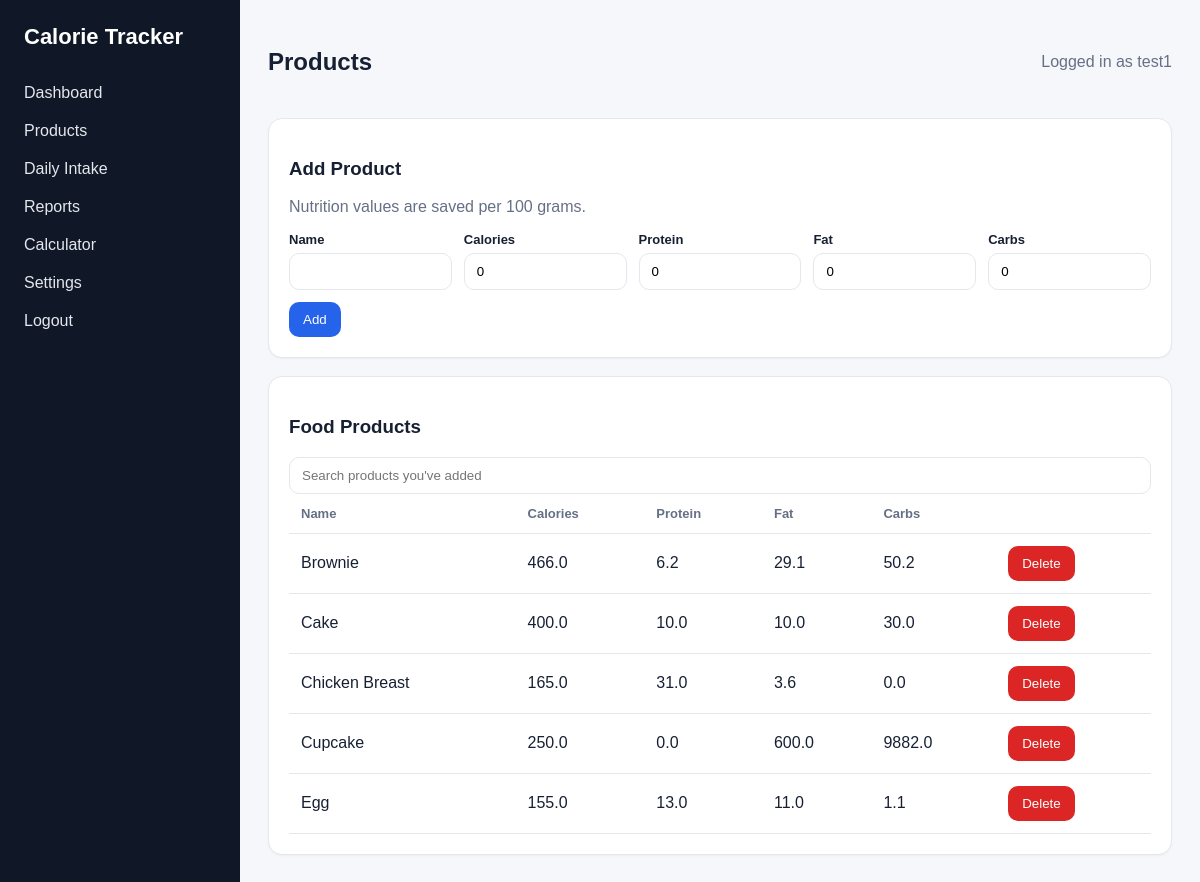
Screenshot of /products (signed in) with the database file from the repository.
### tables this page shows
CREATE TABLE "products" (id INTEGER PRIMARY KEY AUTOINCREMENT, name TEXT NOT NULL UNIQUE, calories REAL NOT NULL DEFAULT 0, protein REAL NOT NULL DEFAULT 0, fat REAL NOT NULL DEFAULT 0, carbs REAL NOT NULL DEFAULT 0, created_at TEXT NOT NULL DEFAULT CURRENT_TIMESTAMP, created_by TEXT REFERENCES Users (username) ON DELETE CASCADE);

### CaloriesTracker/app.py (the view, shortened to what this page needs)
@app.route("/products", methods=["GET", "POST"])
@login_required
def products():
    db = get_db()
    rows = db.execute("SELECT * FROM products WHERE created_by = ? OR created_by IS NULL ORDER BY name", (session["username"],)).fetchall()
    return render_template("products.html", products=rows)

### CaloriesTracker/app.py (called while the page is built)
def get_db() -> sqlite3.Connection:
    if "db" not in g:
        conn = sqlite3.connect(DB_PATH)
        conn.row_factory = sqlite3.Row
        g.db = conn
    return g.db

def login_required(view):
    @wraps(view)
    def wrapped_view(*args, **kwargs):
        if not session.get("logged_in"):
            return redirect(url_for("login"))
        return view(*args, **kwargs)
    return wrapped_view

### CaloriesTracker/templates/products.html (shortened to what this page needs)
{% extends 'base.html' %}
{% set title = 'Products' %}
{% set heading = 'Products' %}
{% block content %}
<div class="card">
    <h3>Add Product</h3>
    <p class="muted">Nutrition values are saved per 100 grams.</p>
    <form method="post" class="form-row">
        <div><label>Name</label><input name="name" required></div>
        <div><label>Calories</label><input name="calories" type="number" step="0.1" value="0"></div>
        <div><label>Protein</label><input name="protein" type="number" step="0.1" value="0"></div>
        <div><label>Fat</label><input name="fat" type="number" step="0.1" value="0"></div>
        <div><label>Carbs</label><input name="carbs" type="number" step="0.1" value="0"></div>
        <div><button type="submit">Add</button></div>
    </form>
</div>
<div class="card">
    <h3>Food Products</h3>
    <div class="input-group">
        <input id="productSearch" type="search" placeholder="Search products you've added">
    </div>
    <table id="foodTable">
        <thead><tr><th>Name</th><th>Calories</th><th>Protein</th><th>Fat</th><th>Carbs</th><th></th></tr></thead>
        <tbody>
            {% for p in products %}
            <tr>
                <td>{{ p.name }}</td>
                <td>{{ p.calories }}</td>
                <td>{{ p.protein }}</td>
                <td>{{ p.fat }}</td>
                <td>{{ p.carbs }}</td>
                <td>
                    <form class="inline-form" method="post" action="{{ url_for('delete_product', product_id=p.id) }}">
                        <button class="danger" type="submit">Delete</button>
                    </form>
                </td>
            </tr>
            {% else %}
            <tr><td colspan="6">No products added yet.</td></tr>
            {% endfor %}
        </tbody>
    </table>
</div>
{% endblock %}

### CaloriesTracker/templates/base.html (shortened to what this page needs)
<!doctype html>
<html lang="en">
<head>
    <link rel="stylesheet" href="{{ url_for('static', filename='style.css') }}">
</head>
<body>
    {% if session.get('logged_in') %}
    <div class="shell">
        <aside class="sidebar">
            <h1>Calorie Tracker</h1>
            <nav>
                <a href="{{ url_for('dashboard') }}">Dashboard</a>
                <a href="{{ url_for('products') }}">Products</a>
                <a href="{{ url_for('intake') }}">Daily Intake</a>
                <a href="{{ url_for('reports') }}">Reports</a>
                <a href="{{ url_for('calculator') }}">Calculator</a>
                <a href="{{ url_for('settings') }}">Settings</a>
                <a href="{{ url_for('logout') }}">Logout</a>
            </nav>
        </aside>
        <main class="main">
            <div class="topbar">
                <div>
                    <h2>{{ heading or title or 'Dashboard' }}</h2>
                </div>
                <div class="muted">Logged in as {{ session.get('username') }}</div>
            </div>
            {% block content %}{% endblock %}
        </main>
    </div>
    {% else %}
    {% include '_messages.html' %}
    {% block public_content %}{% endblock %}
    {% endif %}
</body>
</html>

### CaloriesTracker/static/style.css (style rules this page uses)
:root { --bg: #f5f7fb; --card: #ffffff; --text: #172033; --muted: #667085; --line: #e4e7ec; --primary: #2563eb; --danger: #dc2626; --success: #15803d; }
* { box-sizing: border-box; }
body { margin: 0; background: var(--bg); color: var(--text); font-family: Arial, Helvetica, sans-serif; }
a { color: var(--primary); text-decoration: none; }
.shell { display: grid; grid-template-columns: 240px 1fr; min-height: 100vh; }
.sidebar { background: #101828; color: white; padding: 24px; }
.sidebar h1 { font-size: 22px; margin: 0 0 24px; }
.sidebar nav a { display: block; color: #e4e7ec; padding: 10px 0; }
.main { padding: 28px; }
.topbar { display: flex; justify-content: space-between; align-items: center; margin-bottom: 22px; }
.card { background: var(--card); border: 1px solid var(--line); border-radius: 14px; padding: 20px; margin-bottom: 18px; box-shadow: 0 1px 2px rgba(16,24,40,.04); }
.form-row { display: grid; grid-template-columns: repeat(5, 1fr); gap: 12px; align-items: end; }
label { display: block; font-weight: 700; font-size: 13px; margin-bottom: 6px; }
input, select { width: 100%; padding: 10px 12px; border: 1px solid var(--line); border-radius: 10px; background: white; }
button, .button { border: 0; background: var(--primary); color: white; padding: 10px 14px; border-radius: 10px; cursor: pointer; display: inline-block; }
button.danger { background: var(--danger); }
table { width: 100%; border-collapse: collapse; background: white; }
th, td { text-align: left; padding: 12px; border-bottom: 1px solid var(--line); }
th { color: var(--muted); font-size: 13px; }
.muted { color: var(--muted); }
.inline-form { display: inline; }

### rows the page displays
products: name "Brownie", calories "466.0", protein "6.2", fat "29.1", carbs "50.2"
products: name "Cake", calories "400.0", protein "10.0", fat "10.0", carbs "30.0"
products: name "Chicken Breast", calories "165.0", protein "31.0", fat "3.6", carbs "0.0"
products: name "Cupcake", calories "250.0", protein "0.0", fat "600.0", carbs "9882.0"
products: name "Egg", calories "155.0", protein "13.0", fat "11.0", carbs "1.1"

### other values shown
{{ heading or title or 'Dashboard' }} "Products"
{{ session.get('username') }} "test1"
